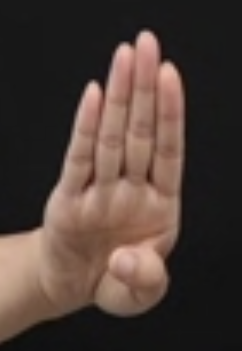
#> input picture Vision/hand_image/bieup.png, 242 x 351 px; its folder holds only this picture in this run
$ python autoHandMeans.py
#> lines starting #> are read from the running program, lines starting #| are printed output that depends on the picture; after the words box and inside, x2 and y2 are one past the last pixel; in counts of white or black regions, pixels touching at a corner belong together
import cv2
import os
import json
import numpy as np

# 경로 설정
base_dir = os.getcwd()
image_folder = os.path.join(base_dir, 'Vision', 'hand_image')
output_txt = os.path.join(base_dir, 'Vision', 'handMeanImage', 'sign_patterns.txt')
debug_img_dir = os.path.join(base_dir, 'Vision', 'detectHandImage')

os.makedirs(os.path.dirname(output_txt), exist_ok=True)
os.makedirs(debug_img_dir, exist_ok=True)

# 손 윤곽 추출 함수
def extract_contour_and_debug(image_path, save_debug_path):
#> called with image_path = 'Vision/hand_image/bieup.png', save_debug_path = 'Vision/detectHandImage/bieup_debug.png'
    img = cv2.imread(image_path)
#> img is the input picture: shape (351, 242, 3); mean B, G, R 54.7, 61.2, 76.4
    debug_img = img.copy()

    gray = cv2.cvtColor(img, cv2.COLOR_BGR2GRAY)
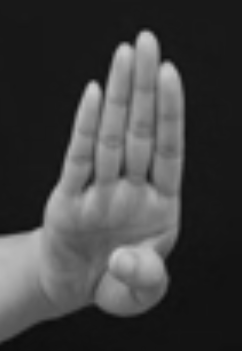
#> gray: shape (351, 242); min 12, max 204, mean 65
    blur = cv2.GaussianBlur(gray, (5, 5), 0)
    _, thresh = cv2.threshold(blur, 0, 255, cv2.THRESH_BINARY + cv2.THRESH_OTSU)
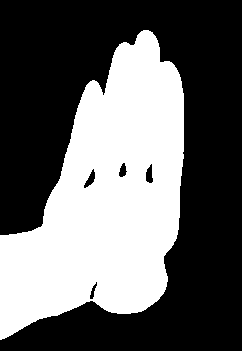
#> thresh: shape (351, 242); 39.7% white; 1 white region

    contours, _ = cv2.findContours(thresh, cv2.RETR_EXTERNAL, cv2.CHAIN_APPROX_SIMPLE)
#> contours = 1 contour; box (x1, y1, x2, y2) and area: (0, 30, 184, 340) 33616
    if not contours:
        return None

    main_contour = max(contours, key=cv2.contourArea)
#> main_contour = contour of 349 points, box (x1, y1, x2, y2) (0, 30, 184, 340), area 33616

    # 디버그 이미지에 윤곽 그리기
    cv2.drawContours(debug_img, [main_contour], -1, (0, 255, 0), 2)
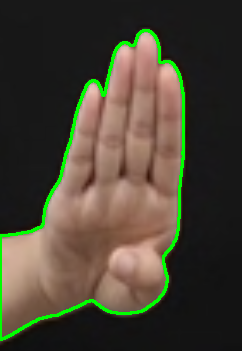
#> debug_img: shape (351, 242, 3); 3.34% of pixels changed, all inside (x1, y1, x2, y2) = (0, 29, 185, 341)
    cv2.imwrite(save_debug_path, debug_img)

    # 윤곽선을 numpy array로 반환
    return main_contour

# main.py에서 불러오기 위한 함수
def load_saved_contours():
    with open(output_txt, 'r') as f:
        data = json.load(f)

    contours = {}
    for label, point_list in data.items():
        contour_array = np.array(point_list, dtype=np.int32).reshape((-1, 1, 2))
        contours[label] = contour_array
    return contours

def generate_and_save_all_hand_contours():
    gesture_data = {}
    raw_contour_data = {}

    image_files = [f for f in os.listdir(image_folder) if f.endswith(('.png', '.jpg'))]

    def sort_key(filename):
        name = filename.split('.')[0]
        return (0, int(name)) if name.isdigit() else (1, name)

    for filename in sorted(image_files, key=sort_key):
        label = filename.split('.')[0]

        image_path = os.path.join(image_folder, filename)
        debug_save_path = os.path.join(debug_img_dir, f"{label}_debug.png")

        contour = extract_contour_and_debug(image_path, debug_save_path)
#> contour has the same summary as main_contour in extract_contour_and_debug

        if contour is not None:
            raw_contour_data[label] = contour
            gesture_data[label] = contour[:, 0, :].tolist()
            print(f"{filename} → 윤곽 추출 & 디버그 저장 완료")
        else:
            print(f"{filename} → 윤곽 없음")

    # JSON 파일로 저장 (모든 라벨 저장)
    with open(output_txt, 'w') as f:
        json.dump(gesture_data, f)

    print(f"\n 현재 저장된 손 윤곽 데이터: {len(gesture_data)} 개 → {output_txt}")
#|  현재 저장된 손 윤곽 데이터: 1 개 → Vision/handMeanImage/sign_patterns.txt

# 진입점 보호
if __name__ == "__main__":
    generate_and_save_all_hand_contours()

$ run again, on Vision/hand_image/hieut.png
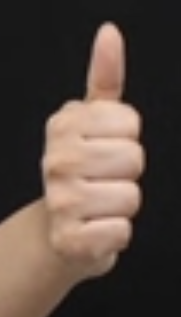
#> input picture Vision/hand_image/hieut.png, 181 x 317 px
#> in extract_contour_and_debug, img is the input picture: shape (317, 181, 3); mean B, G, R 65.2, 73.5, 88.3
#> in extract_contour_and_debug, `_, thresh = cv2.threshold(blur, 0, 255, cv2.THRESH_BINARY + cv2.THRESH..`:
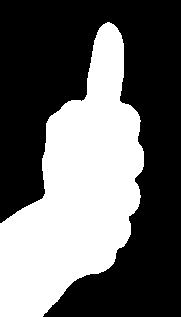
#> thresh: shape (317, 181); 40.2% white; 1 white region
#> contours = 1 contour; box (x1, y1, x2, y2) and area: (0, 22, 144, 317) 22718
#> main_contour = contour of 262 points, box (x1, y1, x2, y2) (0, 22, 144, 317), area 22718
#> in extract_contour_and_debug, `cv2.drawContours(debug_img, [main_contour], -1, (0, 255, 0), 2)`:
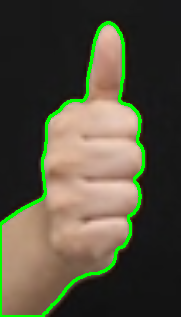
#> debug_img: shape (317, 181, 3); 4.16% of pixels changed, all inside (x1, y1, x2, y2) = (0, 21, 145, 317)
#> contour has the same summary as main_contour in extract_contour_and_debug
#|  현재 저장된 손 윤곽 데이터: 1 개 → Vision/handMeanImage/sign_patterns.txt

$ run again, on Vision/hand_image/ieung.png
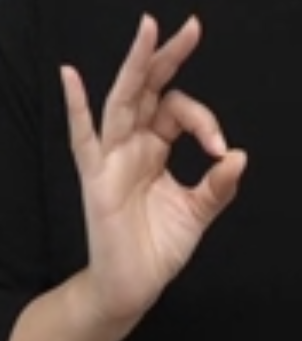
#> input picture Vision/hand_image/ieung.png, 302 x 341 px
#> in extract_contour_and_debug, img is the input picture: shape (341, 302, 3); mean B, G, R 55.6, 61.1, 73.9
#> in extract_contour_and_debug, `_, thresh = cv2.threshold(blur, 0, 255, cv2.THRESH_BINARY + cv2.THRESH..`:
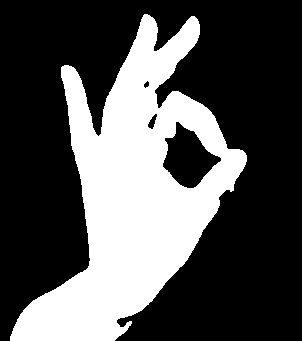
#> thresh: shape (341, 302); 32.3% white; 1 white region
#> contours = 1 contour; box (x1, y1, x2, y2) and area: (10, 14, 247, 341) 34886
#> main_contour = contour of 534 points, box (x1, y1, x2, y2) (10, 14, 247, 341), area 34886
#> in extract_contour_and_debug, `cv2.drawContours(debug_img, [main_contour], -1, (0, 255, 0), 2)`:
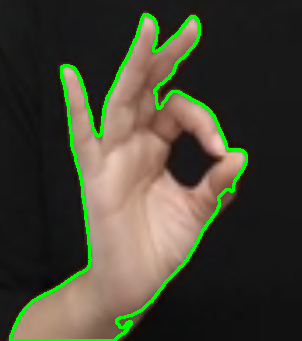
#> debug_img: shape (341, 302, 3); 4.04% of pixels changed, all inside (x1, y1, x2, y2) = (9, 13, 248, 341)
#> contour has the same summary as main_contour in extract_contour_and_debug
#|  현재 저장된 손 윤곽 데이터: 1 개 → Vision/handMeanImage/sign_patterns.txt

$ run again, on Vision/hand_image/jieut.png
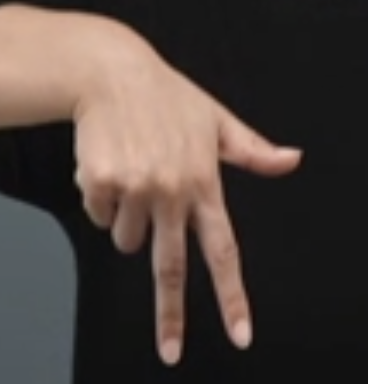
#> input picture Vision/hand_image/jieut.png, 368 x 384 px
#> in extract_contour_and_debug, img is the input picture: shape (384, 368, 3); mean B, G, R 61.2, 66.6, 77.9
#> in extract_contour_and_debug, `_, thresh = cv2.threshold(blur, 0, 255, cv2.THRESH_BINARY + cv2.THRESH..`:
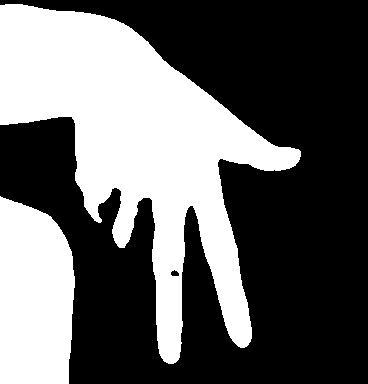
#> thresh: shape (384, 368); 39.1% white; 2 white regions
#> contours = 2 contours; box (x1, y1, x2, y2) and area: (0, 4, 301, 364) 42208, (0, 196, 75, 384) 12060
#> main_contour = contour of 544 points, box (x1, y1, x2, y2) (0, 4, 301, 364), area 42208
#> in extract_contour_and_debug, `cv2.drawContours(debug_img, [main_contour], -1, (0, 255, 0), 2)`:
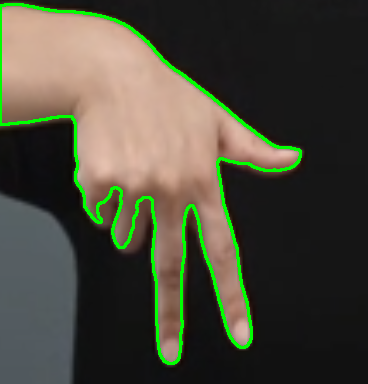
#> debug_img: shape (384, 368, 3); 3.72% of pixels changed, all inside (x1, y1, x2, y2) = (0, 3, 302, 365)
#> contour has the same summary as main_contour in extract_contour_and_debug
#|  현재 저장된 손 윤곽 데이터: 1 개 → Vision/handMeanImage/sign_patterns.txt

$ run again, on Vision/hand_image/chieut.png
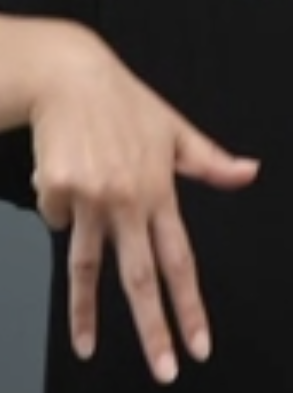
#> input picture Vision/hand_image/chieut.png, 293 x 393 px
#> in extract_contour_and_debug, img is the input picture: shape (393, 293, 3); mean B, G, R 67.1, 73.7, 87.7
#> in extract_contour_and_debug, `_, thresh = cv2.threshold(blur, 0, 255, cv2.THRESH_BINARY + cv2.THRESH..`:
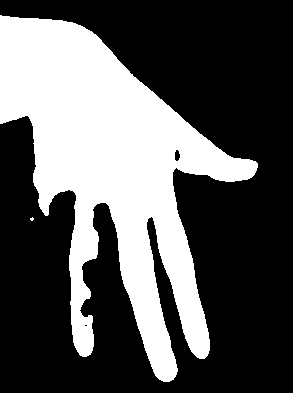
#> thresh: shape (393, 293); 34.6% white; 2 white regions (1 under 20 px)
#> contours = 2 contours, 1 with area under 20; largest, box (x1, y1, x2, y2) and area: (0, 15, 258, 382) 39029
#> main_contour = contour of 687 points, box (x1, y1, x2, y2) (0, 15, 258, 382), area 39029
#> in extract_contour_and_debug, `cv2.drawContours(debug_img, [main_contour], -1, (0, 255, 0), 2)`:
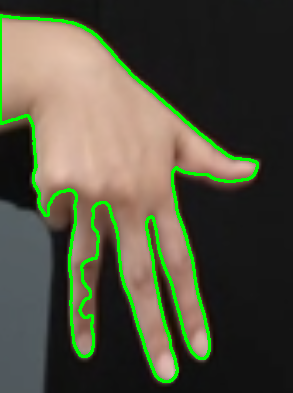
#> debug_img: shape (393, 293, 3); 5.11% of pixels changed, all inside (x1, y1, x2, y2) = (0, 14, 259, 383)
#> contour has the same summary as main_contour in extract_contour_and_debug
#|  현재 저장된 손 윤곽 데이터: 1 개 → Vision/handMeanImage/sign_patterns.txt
